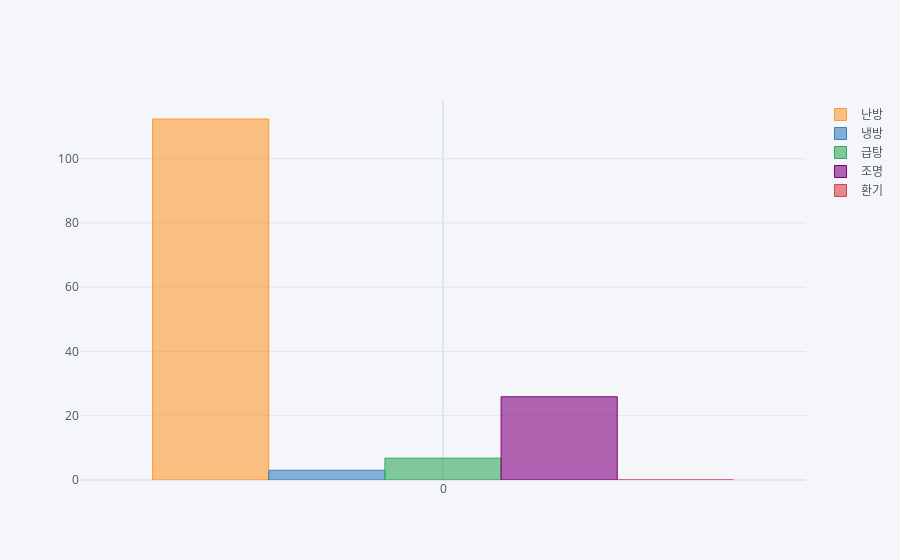

The code cell stored with this chart in its notebook:
### Code cell
df_result.iplot(kind='bar')

### Figure 1 — Plotly figure (JSON) as saved in the notebook; plotly's stock layout.template omitted (floating-point values rounded to 4 significant figures)
{"data": [{"marker": {"color": "rgba(255, 153, 51, 0.6)", "line": {"color": "rgba(255, 153, 51, 1.0)", "width": 1}}, "name": "난방", "orientation": "v", "text": "", "type": "bar", "x": [0], "y": [112.3]}, {"marker": {"color": "rgba(55, 128, 191, 0.6)", "line": {"color": "rgba(55, 128, 191, 1.0)", "width": 1}}, "name": "냉방", "orientation": "v", "text": "", "type": "bar", "x": [0], "y": [3.028]}, {"marker": {"color": "rgba(50, 171, 96, 0.6)", "line": {"color": "rgba(50, 171, 96, 1.0)", "width": 1}}, "name": "급탕", "orientation": "v", "text": "", "type": "bar", "x": [0], "y": [6.8]}, {"marker": {"color": "rgba(128, 0, 128, 0.6)", "line": {"color": "rgba(128, 0, 128, 1.0)", "width": 1}}, "name": "조명", "orientation": "v", "text": "", "type": "bar", "x": [0], "y": [25.9]}, {"marker": {"color": "rgba(219, 64, 82, 0.6)", "line": {"color": "rgba(219, 64, 82, 1.0)", "width": 1}}, "name": "환기", "orientation": "v", "text": "", "type": "bar", "x": [0], "y": [0]}], "layout": {"legend": {"bgcolor": "#F5F6F9", "font": {"color": "#4D5663"}}, "paper_bgcolor": "#F5F6F9", "plot_bgcolor": "#F5F6F9", "title": {"font": {"color": "#4D5663"}}, "xaxis": {"gridcolor": "#E1E5ED", "showgrid": true, "tickfont": {"color": "#4D5663"}, "title": {"font": {"color": "#4D5663"}, "text": ""}, "zerolinecolor": "#E1E5ED"}, "yaxis": {"gridcolor": "#E1E5ED", "showgrid": true, "tickfont": {"color": "#4D5663"}, "title": {"font": {"color": "#4D5663"}, "text": ""}, "zerolinecolor": "#E1E5ED"}}}
